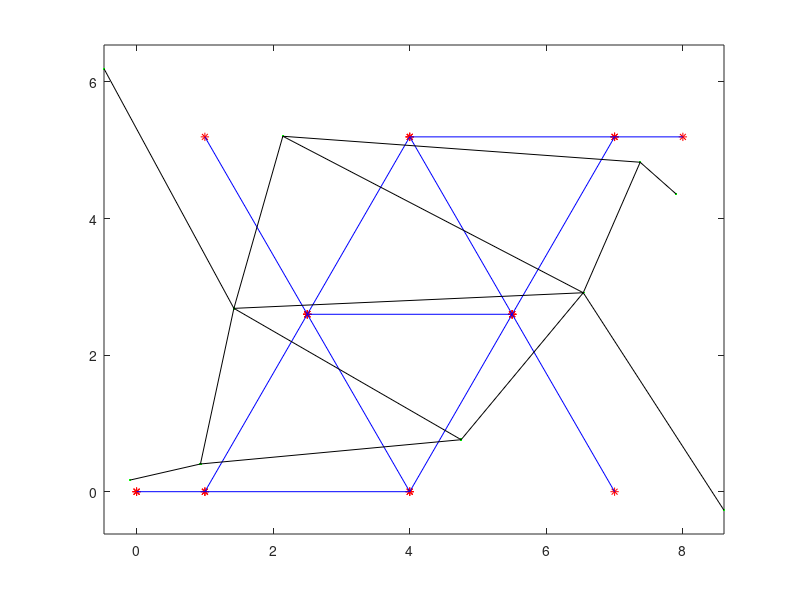
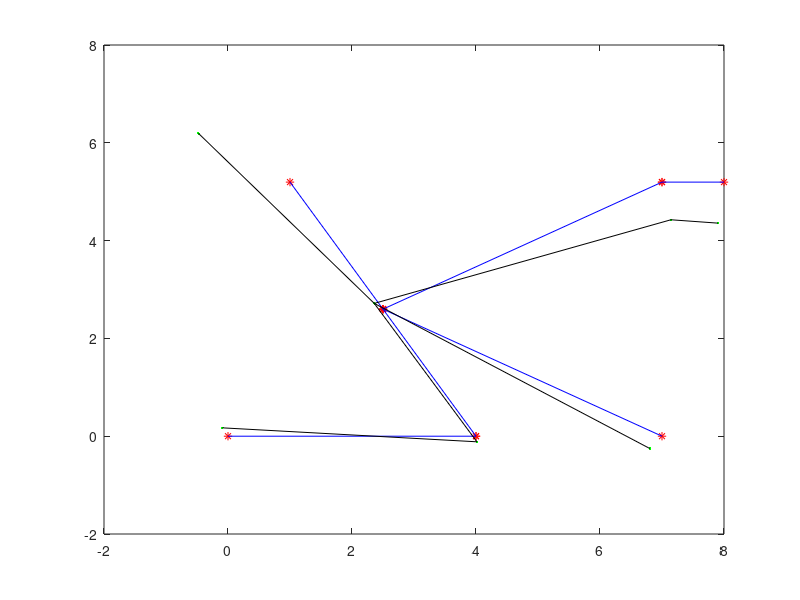
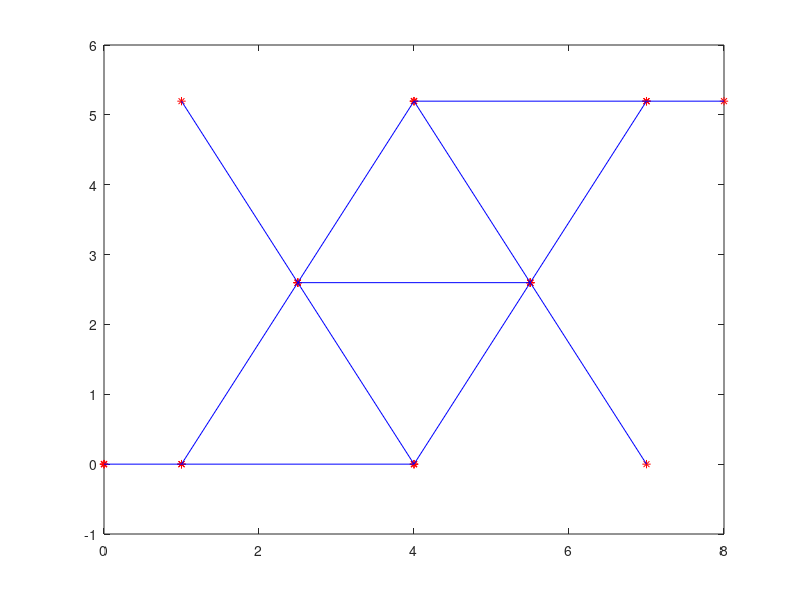

MATLAB code to generate these figures, in order:
close all; clear all; clc;

A = load('coords_including_noise.txt');

figure('name','graph including noise');
plot(A(:,1), A(:,2), '*r')
hold on
plot(A(:,3), A(:,4), '*r')

plot([A(:,1)'; A(:,3)'], [A(:,2)'; A(:,4)'], 'b') 

plot(A(:,5), A(:,6), '.g')
plot(A(:,7), A(:,8), '.g')

plot([A(:,5)'; A(:,7)'], [A(:,6)'; A(:,8)'], 'k')
axis equal

B = load('sparsified_coords.txt');

figure('name','Sparsed graph including noise');
plot(B(:,1), B(:,2), '*r')
hold on
plot(B(:,3), B(:,4), '*r')

plot([B(:,1)'; B(:,3)'], [B(:,2)'; B(:,4)'], 'b')

plot(B(:,5), B(:,6), '.g')
plot(B(:,7), B(:,8), '.g')

plot([B(:,5)'; B(:,7)'], [B(:,6)'; B(:,8)'], 'k')

C = load('coords_without_noise.txt');
figure('name','Graph without noise');
plot(C(:,1), C(:,2), '*r')
hold on
plot(C(:,3), C(:,4), '*r')

plot([C(:,1)'; C(:,3)'], [C(:,2)'; C(:,4)'], 'b')